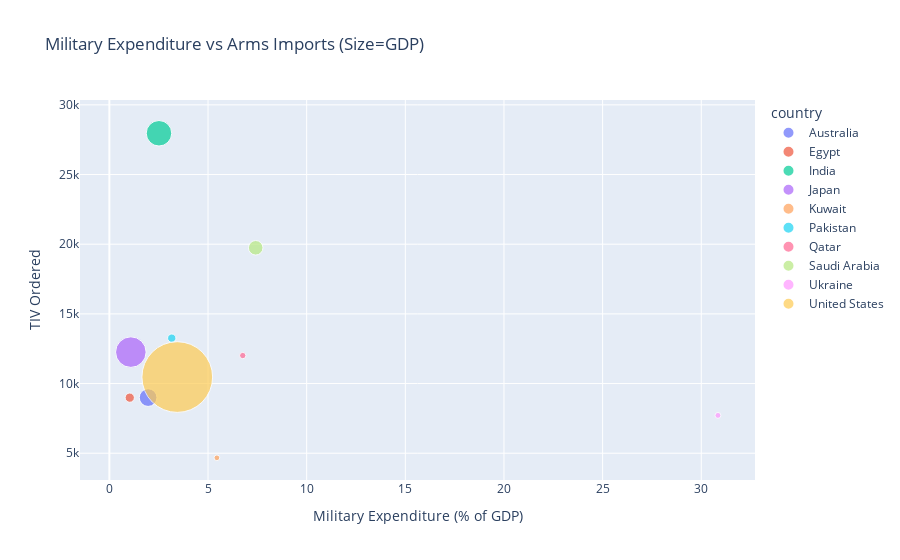

Notebook code cell kept with this figure:
### Code cell
# Focus on military spending relationships
fig = px.scatter(country_tiv_totals, 
                 x='mil_exp_pct', y='tiv_total_order',
                 size='gdp',
                 color='country',
                 hover_name='country',
                 hover_data=['population', 'tiv_delivered'],
                 title='Military Expenditure vs Arms Imports (Size=GDP)',
                 labels={'mil_exp_pct': 'Military Expenditure (% of GDP)',
                        'tiv_total_order': 'TIV Ordered',
                        'gdp': 'GDP'},
                 size_max=50)
fig.show()

### Figure 1 — Plotly figure (JSON) as saved in the notebook; plotly's stock layout.template omitted (floating-point values rounded to 4 significant figures)
{"data": [{"customdata": [[25950000.0, 4042.0]], "hovertemplate": "<b>%{hovertext}</b><br><br>country=Australia<br>Military Expenditure (% of GDP)=%{x}<br>TIV Ordered=%{y}<br>GDP=%{marker.size}<br>population=%{customdata[0]}<br>tiv_delivered=%{customdata[1]}<extra></extra>", "hovertext": ["Australia"], "legendgroup": "Australia", "marker": {"color": "#636efa", "size": [1548000000000.0], "sizemode": "area", "sizeref": 9853000000.0, "symbol": "circle"}, "mode": "markers", "name": "Australia", "orientation": "v", "showlegend": true, "type": "scatter", "x": [1.963], "xaxis": "x", "y": [8994.0], "yaxis": "y"}, {"customdata": [[112100000.0, 4585.0]], "hovertemplate": "<b>%{hovertext}</b><br><br>country=Egypt<br>Military Expenditure (% of GDP)=%{x}<br>TIV Ordered=%{y}<br>GDP=%{marker.size}<br>population=%{customdata[0]}<br>tiv_delivered=%{customdata[1]}<extra></extra>", "hovertext": ["Egypt"], "legendgroup": "Egypt", "marker": {"color": "#EF553B", "size": [422400000000.0], "sizemode": "area", "sizeref": 9853000000.0, "symbol": "circle"}, "mode": "markers", "name": "Egypt", "orientation": "v", "showlegend": true, "type": "scatter", "x": [1.033], "xaxis": "x", "y": [8989.0], "yaxis": "y"}, {"customdata": [[1420000000.0, 10710.0]], "hovertemplate": "<b>%{hovertext}</b><br><br>country=India<br>Military Expenditure (% of GDP)=%{x}<br>TIV Ordered=%{y}<br>GDP=%{marker.size}<br>population=%{customdata[0]}<br>tiv_delivered=%{customdata[1]}<extra></extra>", "hovertext": ["India"], "legendgroup": "India", "marker": {"color": "#00cc96", "size": [3209000000000.0], "sizemode": "area", "sizeref": 9853000000.0, "symbol": "circle"}, "mode": "markers", "name": "India", "orientation": "v", "showlegend": true, "type": "scatter", "x": [2.514], "xaxis": "x", "y": [27960.0], "yaxis": "y"}, {"customdata": [[125400000.0, 4572.0]], "hovertemplate": "<b>%{hovertext}</b><br><br>country=Japan<br>Military Expenditure (% of GDP)=%{x}<br>TIV Ordered=%{y}<br>GDP=%{marker.size}<br>population=%{customdata[0]}<br>tiv_delivered=%{customdata[1]}<extra></extra>", "hovertext": ["Japan"], "legendgroup": "Japan", "marker": {"color": "#ab63fa", "size": [4609000000000.0], "sizemode": "area", "sizeref": 9853000000.0, "symbol": "circle"}, "mode": "markers", "name": "Japan", "orientation": "v", "showlegend": true, "type": "scatter", "x": [1.088], "xaxis": "x", "y": [12260.0], "yaxis": "y"}, {"customdata": [[4596000.0, 3698.0]], "hovertemplate": "<b>%{hovertext}</b><br><br>country=Kuwait<br>Military Expenditure (% of GDP)=%{x}<br>TIV Ordered=%{y}<br>GDP=%{marker.size}<br>population=%{customdata[0]}<br>tiv_delivered=%{customdata[1]}<extra></extra>", "hovertext": ["Kuwait"], "legendgroup": "Kuwait", "marker": {"color": "#FFA15A", "size": [160600000000.0], "sizemode": "area", "sizeref": 9853000000.0, "symbol": "circle"}, "mode": "markers", "name": "Kuwait", "orientation": "v", "showlegend": true, "type": "scatter", "x": [5.449], "xaxis": "x", "y": [4672.0], "yaxis": "y"}, {"customdata": [[242300000.0, 5531.0]], "hovertemplate": "<b>%{hovertext}</b><br><br>country=Pakistan<br>Military Expenditure (% of GDP)=%{x}<br>TIV Ordered=%{y}<br>GDP=%{marker.size}<br>population=%{customdata[0]}<br>tiv_delivered=%{customdata[1]}<extra></extra>", "hovertext": ["Pakistan"], "legendgroup": "Pakistan", "marker": {"color": "#19d3f3", "size": [343700000000.0], "sizemode": "area", "sizeref": 9853000000.0, "symbol": "circle"}, "mode": "markers", "name": "Pakistan", "orientation": "v", "showlegend": true, "type": "scatter", "x": [3.162], "xaxis": "x", "y": [13260.0], "yaxis": "y"}, {"customdata": [[2650000.0, 8630.0]], "hovertemplate": "<b>%{hovertext}</b><br><br>country=Qatar<br>Military Expenditure (% of GDP)=%{x}<br>TIV Ordered=%{y}<br>GDP=%{marker.size}<br>population=%{customdata[0]}<br>tiv_delivered=%{customdata[1]}<extra></extra>", "hovertext": ["Qatar"], "legendgroup": "Qatar", "marker": {"color": "#FF6692", "size": [199400000000.0], "sizemode": "area", "sizeref": 9853000000.0, "symbol": "circle"}, "mode": "markers", "name": "Qatar", "orientation": "v", "showlegend": true, "type": "scatter", "x": [6.761], "xaxis": "x", "y": [12010.0], "yaxis": "y"}, {"customdata": [[32010000.0, 8564.0]], "hovertemplate": "<b>%{hovertext}</b><br><br>country=Saudi Arabia<br>Military Expenditure (% of GDP)=%{x}<br>TIV Ordered=%{y}<br>GDP=%{marker.size}<br>population=%{customdata[0]}<br>tiv_delivered=%{customdata[1]}<extra></extra>", "hovertext": ["Saudi Arabia"], "legendgroup": "Saudi Arabia", "marker": {"color": "#B6E880", "size": [1042000000000.0], "sizemode": "area", "sizeref": 9853000000.0, "symbol": "circle"}, "mode": "markers", "name": "Saudi Arabia", "orientation": "v", "showlegend": true, "type": "scatter", "x": [7.417], "xaxis": "x", "y": [19740.0], "yaxis": "y"}, {"customdata": [[39430000.0, 7271.0]], "hovertemplate": "<b>%{hovertext}</b><br><br>country=Ukraine<br>Military Expenditure (% of GDP)=%{x}<br>TIV Ordered=%{y}<br>GDP=%{marker.size}<br>population=%{customdata[0]}<br>tiv_delivered=%{customdata[1]}<extra></extra>", "hovertext": ["Ukraine"], "legendgroup": "Ukraine", "marker": {"color": "#FF97FF", "size": [172500000000.0], "sizemode": "area", "sizeref": 9853000000.0, "symbol": "circle"}, "mode": "markers", "name": "Ukraine", "orientation": "v", "showlegend": true, "type": "scatter", "x": [30.85], "xaxis": "x", "y": [7715.0], "yaxis": "y"}, {"customdata": [[333500000.0, 3231.0]], "hovertemplate": "<b>%{hovertext}</b><br><br>country=United States<br>Military Expenditure (% of GDP)=%{x}<br>TIV Ordered=%{y}<br>GDP=%{marker.size}<br>population=%{customdata[0]}<br>tiv_delivered=%{customdata[1]}<extra></extra>", "hovertext": ["United States"], "legendgroup": "United States", "marker": {"color": "#FECB52", "size": [24630000000000.0], "sizemode": "area", "sizeref": 9853000000.0, "symbol": "circle"}, "mode": "markers", "name": "United States", "orientation": "v", "showlegend": true, "type": "scatter", "x": [3.441], "xaxis": "x", "y": [10470.0], "yaxis": "y"}], "layout": {"legend": {"itemsizing": "constant", "title": {"text": "country"}, "tracegroupgap": 0}, "title": {"text": "Military Expenditure vs Arms Imports (Size=GDP)"}, "xaxis": {"anchor": "y", "domain": [0, 1], "title": {"text": "Military Expenditure (% of GDP)"}}, "yaxis": {"anchor": "x", "domain": [0, 1], "title": {"text": "TIV Ordered"}}}}
